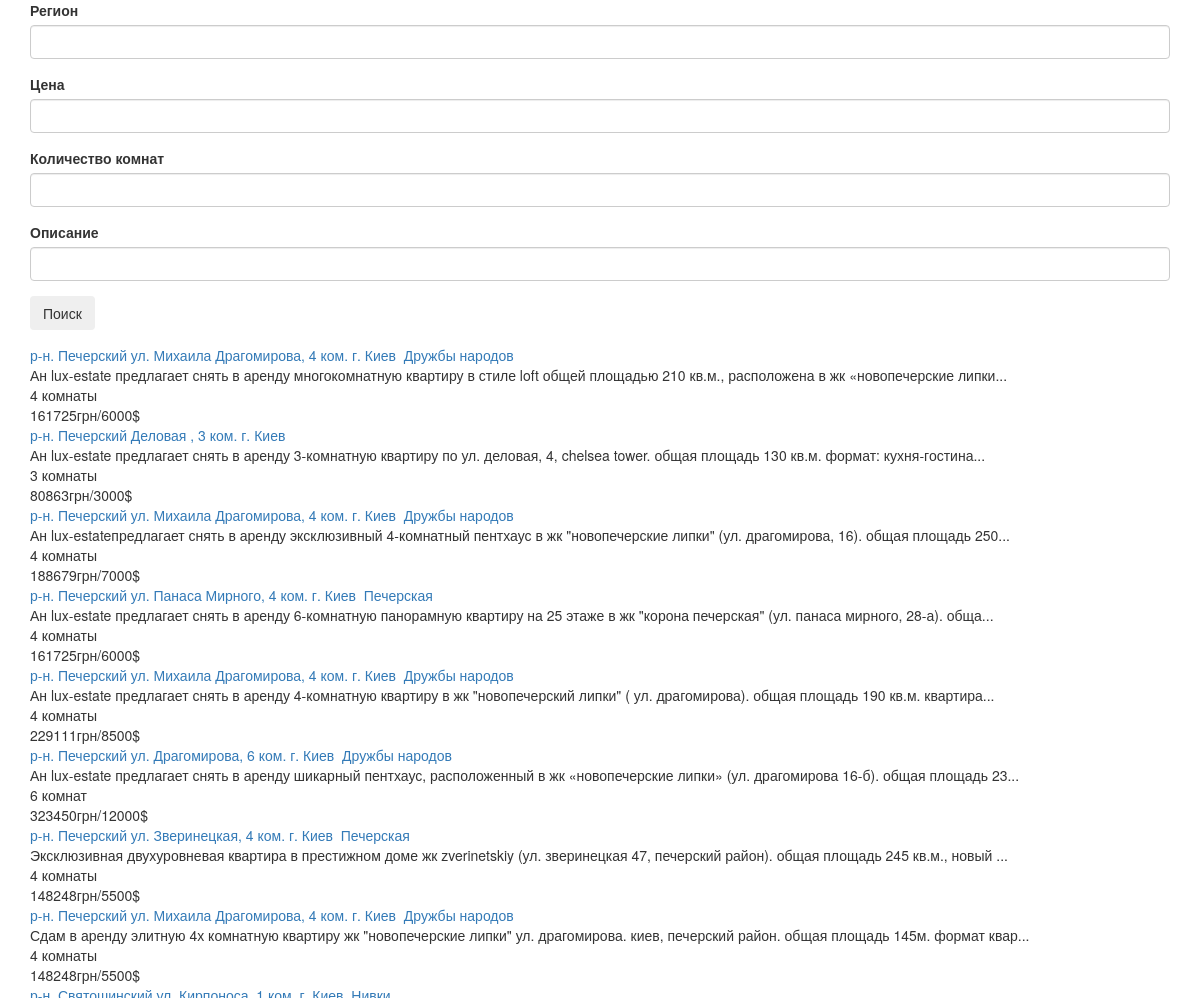
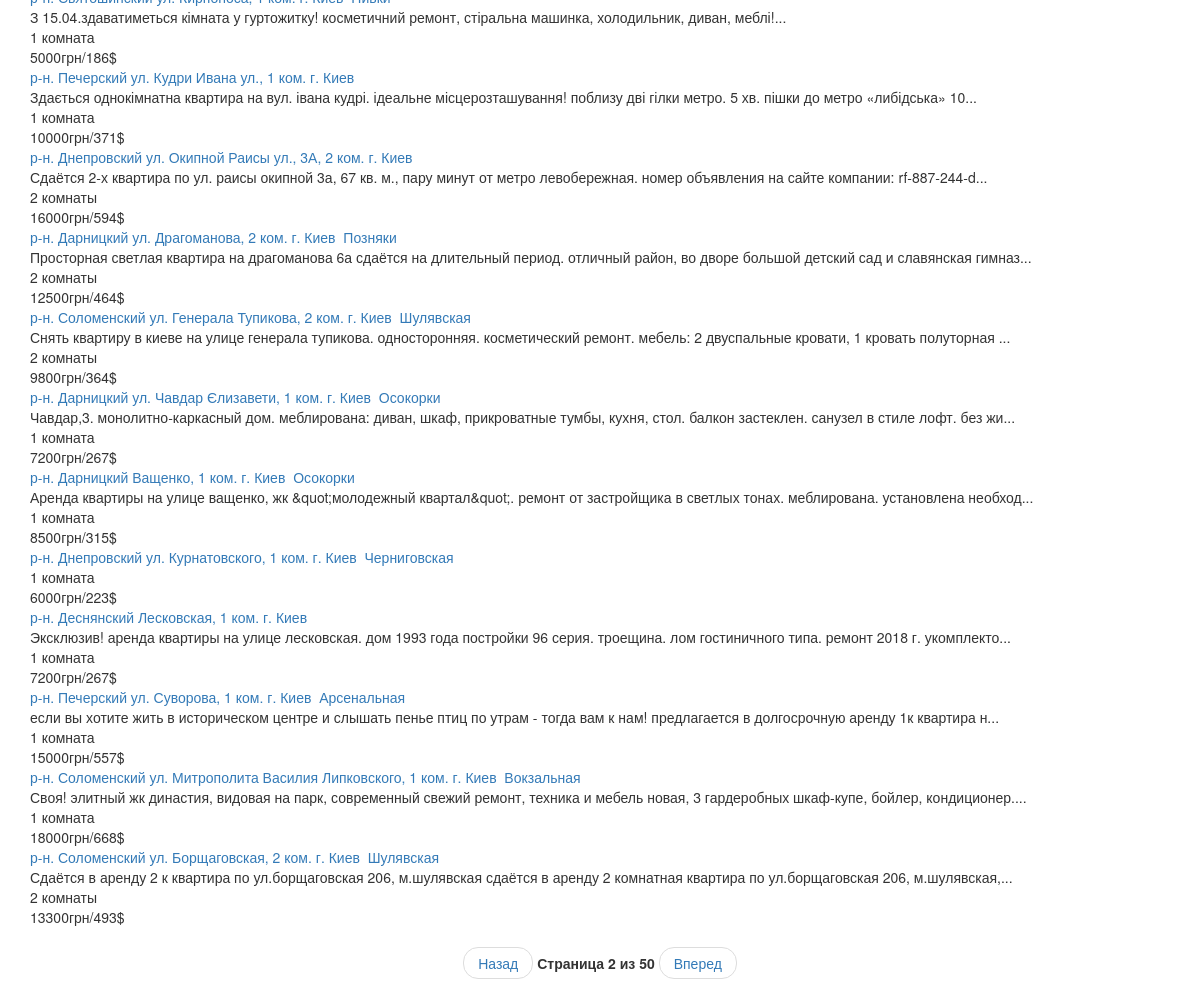
Screenshot of /?page=2 with the database file from the repository (2 pictures, top to bottom).
### tables this page shows
CREATE TABLE articles (
  id integer primary key,
  title text,
  ref text,
  descr text,
  rooms text,
  price text
);

### app.py (the view, shortened to what this page needs)
@app.route('/', methods=['GET', 'POST'])
def home_route():
    global form_vals
    db = art_parser.DBManager('art_parser/articles.db')
    form = SearchForm()
    pg = request.args.get('page', default='1')
    reg, price, pMin, pMax, rooms, desc, pgAmt = form_vals.values()
    if int(pg) < 1:
        pg = '1'
    elif int(pg) > int(pgAmt):
        pg = pgAmt
    data = db.get_data_by(int(pg) - 1, reg=reg, price_min=pMin, price_max=pMax, rooms=rooms, desc=desc)     # y i know about python container unpacking
    return render_template('index.html', price=price, pgAmt=pgAmt, form_vals=form_vals, page=int(pg), data=data, form=form)

### form.py
class SearchForm(FlaskForm):
    region = StringField('Регион', validators=[])
    rooms = IntegerField('Количество комнат', validators=[])
    price = IntegerField('Цена', validators=[])
    descr = StringField('Описание', validators=[])
    submit = SubmitField('Поиск', validators=[])

### art_parser/dbmngr.py (called while the page is built)
    def get_data_by(self, offset, reg='', rooms='', price_min=None, price_max=None, desc=''):
        if price_min is None:   # price_min price_max None or not None simultaneously, one is enough
            price_min = 0
            price_max = 10_000_000_000  # hardcoded value, hope sudden inflation won't break it all :)
        q = """SELECT * FROM articles where
            title like '%' || ? || '%' AND
            (CAST(SUBSTR(price, 0, LENGTH(price) - INSTR(price, ' грн/') - 1) AS INTEGER)
            BETWEEN ? and ?) AND
            SUBSTR(rooms, 0, LENGTH(rooms) - INSTR(rooms, ' к'))  LIKE '%' || ? || '%' AND
            descr like '%' || ? || '%' LIMIT ? OFFSET ?"""
        self.curs.execute(q, (reg, price_min, price_max, rooms, desc, self.recordsPerPage, offset*self.recordsPerPage))
        return self.curs.fetchall()

    def conn_open(self, path):
        self.conn = sqlite3.connect(path)
        self.curs = self.conn.cursor()

### templates/index.html (shortened to what this page needs)
<!DOCTYPE HTML>
<html lang="en-ru">
    <head>
        <link rel="stylesheet" href="https://maxcdn.bootstrapcdn.com/bootstrap/3.4.0/css/bootstrap.min.css">
    </head>
    <body>
        <div class="container">
            <form method="POST" action="">
                <fieldset>
                    <div class="form-group">
                        {{ form.region.label(class='form-control-label') }}
                        {{ form.region(class='form-control form-control-lg', value=form_vals['reg'] if form_vals['reg'] else '') }}
                    </div>
                    <div class="form-group">
                        {{ form.price.label(class='form-control-label') }}
                        {{ form.price(class='form-control form-control-lg', value=form_vals['price'] if form_vals['price'] else '') }}
                    </div>
                    <div class="form-group">
                        {{ form.rooms.label(class='form-control-label') }}
                        {{ form.rooms(class='form-control form-control-lg', value=form_vals['rooms'] if form_vals['rooms'] else '') }}
                    </div>
                    <div class="form-group">
                        {{ form.descr.label(class='form-control-label') }}
                        {{ form.descr(class='form-control form-control-lg', value=form_vals['desc'] if form_vals['desc'] else '') }}
                    </div>
                </fieldset>
                <div class="form-group">
                    {{ form.submit(class='btn btn-outline-info') }}
                </div>
            </form>
        </div>
        <div class="container">
            {% for d in data %}
                <div class="card">
                    <a class="card-title" href="{{ d[2]}}">{{ d[1] }}</a>
                    <div class="card-content">
                        <div class="card-descr">{{ d[3] }}</div>
                        <div class="card-rooms">{{ d[4] }}</div>
                        <div class="card-price">{{ d[5] }}</div>
                    </div>
                </div>
            {% endfor %}
        </div>
        <div class="container">
            <ul class="pager">
                <li><a href="/?page={{ page - 1 }}">Назад</a></li>
                <li><label>Страница {{ page }} из {{ pgAmt }}</label></li>
                <li><a href="/?page={{ page + 1 }}">Вперед</a></li>
            </ul>
        </div>
    </body>
</html>

### rows the page displays
articles: title "р‑н. Печерский ул. Михаила Драгомирова, 4 ком. г. Киев Дружбы народов", descr "Ан lux-estate предлагает снять в аренду многокомнатную квартиру в стиле loft общей площадью 210 кв.м., расположена в жк «новопечерские липки...", rooms "4 комнаты", price "161725грн/6000$"
articles: title "р‑н. Печерский Деловая , 3 ком. г. Киев", descr "Ан lux-estate предлагает снять в аренду 3-комнатную квартиру по ул. деловая, 4, chelsea tower. общая площадь 130 кв.м. формат: кухня-гостина...", rooms "3 комнаты", price "80863грн/3000$"
articles: title "р‑н. Печерский ул. Михаила Драгомирова, 4 ком. г. Киев Дружбы народов", descr "Ан lux-estateпредлагает снять в аренду эксклюзивный 4-комнатный пентхаус в жк \"новопечерские липки\" (ул. драгомирова, 16). общая площадь 250...", rooms "4 комнаты", price "188679грн/7000$"
articles: title "р‑н. Печерский ул. Панаса Мирного, 4 ком. г. Киев Печерская", descr "Ан lux-estate предлагает снять в аренду 6-комнатную панорамную квартиру на 25 этаже в жк \"корона печерская\" (ул. панаса мирного, 28-а). обща...", rooms "4 комнаты", price "161725грн/6000$"
articles: title "р‑н. Печерский ул. Михаила Драгомирова, 4 ком. г. Киев Дружбы народов", descr "Ан lux-estate предлагает снять в аренду 4-комнатную квартиру в жк \"новопечерский липки\" ( ул. драгомирова). общая площадь 190 кв.м. квартира...", rooms "4 комнаты", price "229111грн/8500$"
articles: title "р‑н. Печерский ул. Драгомирова, 6 ком. г. Киев Дружбы народов", descr "Ан lux-estate предлагает снять в аренду шикарный пентхаус, расположенный в жк «новопечерские липки» (ул. драгомирова 16-б). общая площадь 23...", rooms "6 комнат", price "323450грн/12000$"
articles: title "р‑н. Печерский ул. Зверинецкая, 4 ком. г. Киев Печерская", descr "Эксклюзивная двухуровневая квартира в престижном доме жк zverinetskiy (ул. зверинецкая 47, печерский район). общая площадь 245 кв.м., новый ...", rooms "4 комнаты", price "148248грн/5500$"
articles: title "р‑н. Печерский ул. Михаила Драгомирова, 4 ком. г. Киев Дружбы народов", descr "Сдам в аренду элитную 4х комнатную квартиру жк \"новопечерские липки\" ул. драгомирова. киев, печерский район. общая площадь 145м. формат квар...", rooms "4 комнаты", price "148248грн/5500$"
articles: title "р‑н. Святошинский ул. Кирпоноса, 1 ком. г. Киев Нивки", descr "З 15.04.здаватиметься кімната у гуртожитку! косметичний ремонт, стіральна машинка, холодильник, диван, меблі!...", rooms "1 комната", price "5000грн/186$"
articles: title "р‑н. Печерский ул. Кудри Ивана ул., 1 ком. г. Киев", descr "Здається однокімнатна квартира на вул. івана кудрі. ідеальне місцерозташування! поблизу дві гілки метро. 5 хв. пішки до метро «либідська» 10...", rooms "1 комната", price "10000грн/371$"
articles: title "р‑н. Днепровский ул. Окипной Раисы ул., 3А, 2 ком. г. Киев", descr "Сдаётся 2-х квартира по ул. раисы окипной 3а, 67 кв. м., пару минут от метро левобережная. номер объявления на сайте компании: rf-887-244-d...", rooms "2 комнаты", price "16000грн/594$"
articles: title "р‑н. Дарницкий ул. Драгоманова, 2 ком. г. Киев Позняки", descr "Просторная светлая квартира на драгоманова 6а сдаётся на длительный период. отличный район, во дворе большой детский сад и славянская гимназ...", rooms "2 комнаты", price "12500грн/464$"
articles: title "р‑н. Соломенский ул. Генерала Тупикова, 2 ком. г. Киев Шулявская", descr "Снять квартиру в киеве на улице генерала тупикова. односторонняя. косметический ремонт. мебель: 2 двуспальные кровати, 1 кровать полуторная ...", rooms "2 комнаты", price "9800грн/364$"
articles: title "р‑н. Дарницкий ул. Чавдар Єлизавети, 1 ком. г. Киев Осокорки", descr "Чавдар,3. монолитно-каркасный дом. меблирована: диван, шкаф, прикроватные тумбы, кухня, стол. балкон застеклен. санузел в стиле лофт. без жи...", rooms "1 комната", price "7200грн/267$"
articles: title "р‑н. Дарницкий Ващенко, 1 ком. г. Киев Осокорки", descr "Аренда квартиры на улице ващенко, жк &quot;молодежный квартал&quot;. ремонт от застройщика в светлых тонах. меблирована. установлена необход...", rooms "1 комната", price "8500грн/315$"
articles: title "р‑н. Днепровский ул. Курнатовского, 1 ком. г. Киев Черниговская", rooms "1 комната", price "6000грн/223$"
articles: title "р‑н. Деснянский Лесковская, 1 ком. г. Киев", descr "Эксклюзив! аренда квартиры на улице лесковская. дом 1993 года постройки 96 серия. троещина. лом гостиничного типа. ремонт 2018 г. укомплекто...", rooms "1 комната", price "7200грн/267$"
articles: title "р‑н. Печерский ул. Суворова, 1 ком. г. Киев Арсенальная", descr "если вы хотите жить в историческом центре и слышать пенье птиц по утрам - тогда вам к нам! предлагается в долгосрочную аренду 1к квартира н...", rooms "1 комната", price "15000грн/557$"
articles: title "р‑н. Соломенский ул. Митрополита Василия Липковского, 1 ком. г. Киев Вокзальная", descr "Своя! элитный жк династия, видовая на парк, современный свежий ремонт, техника и мебель новая, 3 гардеробных шкаф-купе, бойлер, кондиционер....", rooms "1 комната", price "18000грн/668$"
articles: title "р‑н. Соломенский ул. Борщаговская, 2 ком. г. Киев Шулявская", descr "Сдаётся в аренду 2 к квартира по ул.борщаговская 206, м.шулявская сдаётся в аренду 2 комнатная квартира по ул.борщаговская 206, м.шулявская,...", rooms "2 комнаты", price "13300грн/493$"

### other values shown
{{ page }} "2"
{{ pgAmt }} "50"
